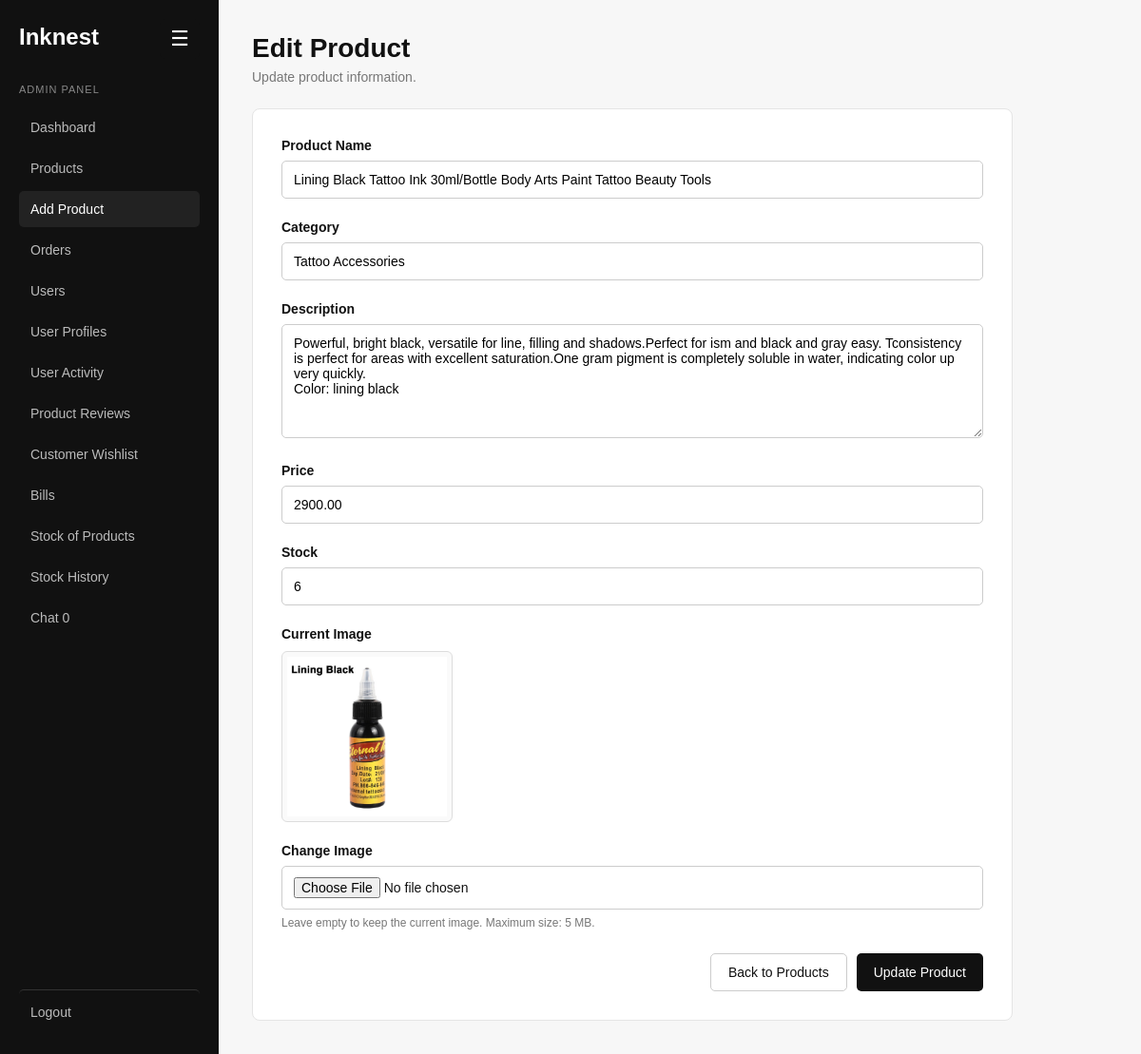
Page /admin/edit_product.php?id=9 (signed in) on the committed database.
### tables this page shows
CREATE TABLE `products` (
  `id` int(11) NOT NULL,
  `product_name` varchar(255) NOT NULL,
  `category` varchar(200) NOT NULL,
  `description` text DEFAULT NULL,
  `price` decimal(10,2) NOT NULL,
  `image` varchar(255) DEFAULT NULL,
  `created_at` timestamp NOT NULL DEFAULT current_timestamp(),
  `stock` int(11) NOT NULL,
  `is_deleted` tinyint(1) NOT NULL DEFAULT 0
);

### admin/edit_product.php (the view, shortened to what this page needs)
<?php
include "../config/database.php";
$productId = isset($_GET["id"]) ? (int) $_GET["id"] : 0;
$stmt = mysqli_prepare(
    $conn,
    "SELECT id, product_name, category, description, price, stock, image
     FROM products
     WHERE id = ?"
);
mysqli_stmt_bind_param(
    $stmt,
    "i",
    $productId
);
mysqli_stmt_execute($stmt);
$result = mysqli_stmt_get_result($stmt);
$product = mysqli_fetch_assoc($result);
?>
<!DOCTYPE html>
<html lang="en">
<head>
    <link rel="stylesheet" href="../css/edit_product.css?v=<?php echo time(); ?>">
</head>
<body>
<aside class="sidebar" id="sidebar">
    <button type="button" class="sidebar-toggle" id="sidebarToggle">☰</button>
    <h1>Inknest</h1>
    <p class="admin-label">ADMIN PANEL</p>
    <nav>
        <a href="admin_dashboard.php">Dashboard</a>
        <a href="products.php">Products</a>
        <a href="add_product.php" class="active">Add Product</a>
        <a href="orders.php">Orders</a>
        <a href="users.php">Users</a>
        <a href="user_profiles.php">User Profiles</a>
        <a href="user_log.php">User Activity</a>
        <a href="product_reviews.php">Product Reviews</a>
        <a href="admin_wishlist.php">Customer Wishlist</a>
        <a href="bill.php">Bills</a>
        <a href="stock_management.php">Stock of Products</a>
        <a href="stock_history.php">Stock History</a>
        <a href="chat.php">
            Chat
            <span id="adminChatBadge" class="admin-chat-badge">
                0
            </span>
        </a>
    </nav>
    <div class="sidebar-bottom">
        <a href="admin_logout.php">Logout</a>
    </div>
</aside>
<main class="main">
    <header class="header">
        <div>
            <h2>Edit Product</h2>
            <p>Update product information.</p>
        </div>
    </header>
    <section class="product-container">
        <div class="form-section">
            <form method="POST" enctype="multipart/form-data" id="productForm">
                <div class="form-group">
                    <label for="product_name">Product Name</label>
                    <input type="text" id="product_name" name="product_name" maxlength="255"
                        value="<?php echo htmlspecialchars($product["product_name"]); ?>" required>
                </div>
                <div class="form-group">
                    <label for="category">Category</label>
                    <input type="text" id="category" name="category" maxlength="100"
                        value="<?php echo htmlspecialchars($product["category"]); ?>" required>
                </div>
                <div class="form-group">
                    <label for="description">Description</label>
                    <textarea id="description" name="description" rows="5" maxlength="1000"
                        required><?php echo htmlspecialchars($product["description"]); ?></textarea>
                </div>
                <div class="form-group">
                    <label for="price">Price</label>
                    <input type="number" id="price" name="price" step="0.01" min="0.01"
                        value="<?php echo htmlspecialchars($product["price"]); ?>" required>
                </div>
                <div class="form-group">
                    <label for="stock">Stock</label>
                    <input type="number" id="stock" name="stock" min="0" step="1" value="<?php echo (int) $product["stock"]; ?>" required>
                </div>
                <div class="form-group">
                    <label>Current Image</label>
                    <?php if (!empty($product["image"])): ?>
                        <div class="current-image">
                            <img src="../images/products/<?php echo htmlspecialchars($product["image"]); ?>"
                                alt="Current Product Image" id="currentImage">
                        </div>
                    <?php else: ?>
                        <p class="no-image">No image available.</p>
                    <?php endif; ?>
                </div>
                <div class="form-group">
                    <label for="product_image">Change Image</label>
                    <input type="file" id="product_image" name="product_image" accept=".jpg,.jpeg,.png,.webp">
                    <small>Leave empty to keep the current image. Maximum size: 5 MB.</small>
                </div>
                <div class="form-buttons">
                    <a href="products.php" class="back-button">Back to Products</a>
                    <button type="submit" id="updateButton">Update Product</button>
                </div>
            </form>
        </div>
    </section>
</main>
</body>
</html>

### css/edit_product.css (style rules this page uses)
* { margin: 0; padding: 0; box-sizing: border-box; font-family: Arial, sans-serif; }
body { background: #f7f7f7; color: #111; min-height: 100vh; }
.sidebar { width: 230px; background: #111; color: #fff; position: fixed; top: 0; bottom: 0; left: 0; padding: 25px 20px; }
.sidebar h1 { font-size: 24px; margin-bottom: 35px; }
.admin-label { color: #888; font-size: 11px; letter-spacing: 1px; margin-bottom: 15px; }
.sidebar nav { display: flex; flex-direction: column; gap: 5px; }
.sidebar a { color: #bbb; text-decoration: none; padding: 11px 12px; border-radius: 5px; font-size: 14px; }
.sidebar a:hover, .sidebar a.active { background: #222; color: #fff; }
.sidebar-bottom { position: absolute; bottom: 25px; left: 20px; right: 20px; }
.sidebar-bottom a { display: block; border-top: 1px solid #333; padding-top: 15px; }
.main { margin-left: 230px; padding: 35px; }
.header { margin-bottom: 25px; }
.header h2 { font-size: 28px; margin-bottom: 6px; }
.header p { color: #777; font-size: 14px; }
.product-container { max-width: 800px; }
.form-section { background: #fff; padding: 30px; border-radius: 8px; border: 1px solid #e5e5e5; }
.form-group { margin-bottom: 22px; }
.form-group label { display: block; font-size: 14px; font-weight: bold; margin-bottom: 8px; }
.form-group input[type="text"], .form-group input[type="number"], .form-group textarea, .form-group input[type="file"] { width: 100%; padding: 11px 12px; border: 1px solid #ccc; border-radius: 5px; background: #fff; font-size: 14px; }
.form-group textarea { resize: vertical; min-height: 120px; }
.form-group small { display: block; margin-top: 7px; color: #777; font-size: 12px; }
.current-image { margin-top: 10px; }
.current-image img { display: block; width: 180px; height: 180px; object-fit: contain; border: 1px solid #ddd; border-radius: 6px; background: #fafafa; padding: 5px; }
.form-buttons { display: flex; justify-content: flex-end; gap: 10px; margin-top: 25px; }
.form-buttons button, .back-button { padding: 11px 18px; border-radius: 5px; font-size: 14px; text-decoration: none; cursor: pointer; }
.form-buttons button { border: none; background: #111; color: #fff; }
.back-button { border: 1px solid #ccc; color: #111; background: #fff; }

### admin/edit_product.php (style rules this page uses)
.sidebar { position: fixed; transition: transform 0.3s ease; overflow: hidden; }
.sidebar-toggle { position: absolute; top: 20px; right: 20px; z-index: 1002; width: 42px; height: 42px; border: none; border-radius: 6px; background: #111; color: #fff; font-size: 22px; cursor: pointer; display: flex; align-items: center; justify-content: center; }
.main { transition: margin-left 0.3s ease; }

### rows in the picture
products: product_name "Lining Black Tattoo Ink 30ml/Bottle Body Arts Paint Tattoo Beauty Tools", category "Tattoo Accessories", description "Powerful, bright black, versatile for line, filling and shadows.Perfect for ism and black and gray easy. Tconsistency is perfect for areas with excellent saturation.One gram pigment is completely soluble in water, indicating color up very quickly. Color: lining black", price "2900.00", stock "6", image (picture)
